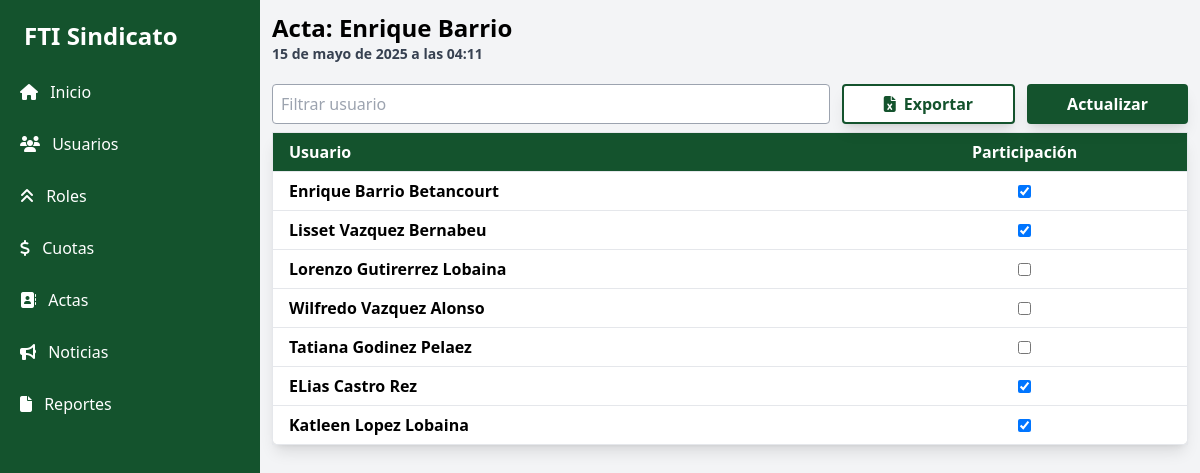
Page /acta/1 on the committed database.
### sindicato/models.py (models this page shows, shortened)
class Acta(models.Model):
    fecha = models.DateTimeField(auto_now_add=True)
    nombre = models.CharField(max_length=250)
    info = models.TextField(blank=True,null=True)
    categoria = models.CharField(max_length=50,default="asistencia")
    asistencias = models.ManyToManyField(Parte,blank=True)

class Parte(models.Model):
    usuario = models.ForeignKey("usuarios.Usuario", on_delete=models.CASCADE, related_name='parte')
    asistencia = models.BooleanField(default=False)

### usuarios/models.py (models this page shows, shortened)
class Usuario(AbstractUser):
    solapin = models.CharField(max_length=7,unique=True)
    roll = models.ForeignKey(Roll, on_delete=models.CASCADE, related_name='usuarios',null=True)
    salario = models.PositiveIntegerField(default=0)

### sindicato/views.py (the view)
# urls.py: path('acta/<pk>',acta ,name='acta'),
def acta(request,pk):
    acta = Acta.objects.get(pk=pk)
    if request.method == "POST":
        partes_ids = request.POST.getlist('parte')
        print(partes_ids)
        for p in acta.asistencias.all():
            if str(p.id) in partes_ids:
                p.asistencia = True
                print('asistencia')
            else:
                p.asistencia = False
                print('aucencia')
            p.save()
        return redirect('acta',acta.pk)
    else:
        return render(request, 'actas/details.html',{'acta':acta})

### templates/actas/details.html (shortened to what this page needs)
{% extends "base.html" %}
{% load static %}
{% block content %}
<div class="overflow-x-auto w-full p-3">
  <h1 class='text-2xl font-bold'>Acta: {{acta.nombre}}</h1>
  <p class='text-gray-700 text-sm mb-3 font-bold'>{{acta.fecha}}</p>
    <form method="POST">
    <div class="grid md:grid-cols-[1fr_auto] gap-3 py-2">
        <input class='w-full px-2 h-10 border border-gray-400 rounded' placeholder='Filtrar usuario' type='text' id='search' />
        <div class="flex gap-3">
            <button type="button" class="hover:bg-green-100 border-2 border-green-900 text-green-900 bg-white font-semibold justify-center items-center px-10 rounded mx-auto flex h-10 shadow-lg"><i class="fas fa-file-excel pr-2 py-1"></i> Exportar</button>
            <button class='bg-green-900 text-white font-semibold justify-center items-center px-10 rounded mx-auto flex h-10 shadow-lg py-1'>Actualizar</button>
        </div>
    </div>
        <table class="min-w-full bg-white border border-gray-200 shadow-lg rounded-lg">
            <thead class="bg-green-900 text-white">
            <tr>
                <th class="px-4 py-2 text-left">Usuario</th>
                <th class="px-4 py-2 text-left text-center">Participación</th>
            </tr>
            </thead>
            <tbody class="text-gray-700">
            {% for p in acta.asistencias.all %}
            <tr textname="{{p.usuario.first_name}}" class="label_user border-t border-gray-200 hover:bg-gray-100">
                <td class="px-4 py-2 font-semibold text-black">{{p.usuario.first_name}}</td>
                <td class="px-4 py-2 text-center"><input type='checkbox' name='parte' value={{p.pk}} {% if p.asistencia %}checked{% endif %} /></td>
            </tr>
            {% endfor %}
            </tbody>
        </table>
    </form>
</div>
{% endblock content %}

### rows in the picture
Acta: nombre "Enrique Barrio", fecha "15 de mayo de 2025 a las 04:11"
Parte: usuario.first_name "Enrique Barrio Betancourt", asistencia "☑"
Parte: usuario.first_name "Lisset Vazquez Bernabeu", asistencia "☑"
Parte: usuario.first_name "Lorenzo Gutirerrez Lobaina"
Parte: usuario.first_name "Wilfredo Vazquez Alonso"
Parte: usuario.first_name "Tatiana Godinez Pelaez"
Parte: usuario.first_name "ELias Castro Rez", asistencia "☑"
Parte: usuario.first_name "Katleen Lopez Lobaina", asistencia "☑"
